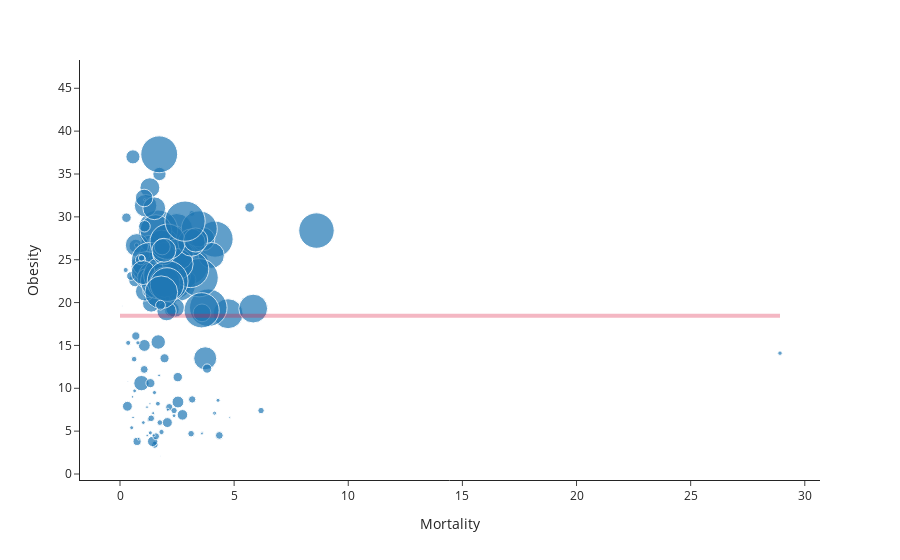

Here is the notebook cell this chart was saved with:
### Markdown cell above
## *EDA #2* - Correlation of Obesity, Mortality, and Deaths
insert details

### Code cell
# Figure to present the relationship between Obesity and Mortality 
# (with each point representing a country and the varying sizes of each point 
# representing the country's corresponding death rate)

fig = px.scatter(food_df, x="Mortality", y = "Obesity", size = "Deaths", hover_name='Country', log_x=False,
                 size_max=30, template="simple_white")

fig.add_shape(
    # Line Horizontal   
    type="line",
    x0=0,
    y0 = food_df['Obesity'].mean(),
    x1 = food_df['Mortality'].max(),
    y1 = food_df['Obesity'].mean(),
    line=dict(
        color="crimson",
        width=4
    ),
)

fig.show()

### Figure 1 — Plotly figure (JSON) as saved in the notebook; plotly's stock layout.template omitted (floating-point values rounded to 4 significant figures; data arrays with more than 128 entries replaced by an {"elided": "..."} marker saying what was removed)
{"data": [{"hovertemplate": "<b>%{hovertext}</b><br><br>Mortality=%{x}<br>Obesity=%{y}<br>Deaths=%{marker.size}<extra></extra>", "hovertext": {"elided": "154 str values"}, "legendgroup": "", "marker": {"color": "#1F77B4", "size": {"elided": "154 float values"}, "sizemode": "area", "sizeref": 0.000206, "symbol": "circle"}, "mode": "markers", "name": "", "orientation": "v", "showlegend": false, "type": "scatter", "x": {"elided": "154 float values"}, "xaxis": "x", "y": {"elided": "154 float values"}, "yaxis": "y"}], "layout": {"autosize": true, "legend": {"itemsizing": "constant", "tracegroupgap": 0}, "margin": {"t": 60}, "shapes": [{"line": {"color": "crimson", "width": 4}, "type": "line", "x0": 0, "x1": 28.91, "y0": 18.45, "y1": 18.45}], "xaxis": {"anchor": "y", "autorange": true, "domain": [0, 1], "range": [-1.688, 30.6], "title": {"text": "Mortality"}, "type": "linear"}, "yaxis": {"anchor": "x", "autorange": true, "domain": [0, 1], "range": [-1.065, 48.66], "title": {"text": "Obesity"}, "type": "linear"}}}
